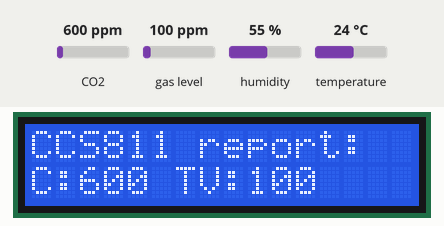
This sketch was run on a simulated ESP32. Shown: 16×2 character LCD. The inputs (shaded band) are chosen by the test bench; at power-on: CO2 600 ppm, humidity 55 %, gas level 100 ppm, temperature 24 °C. WiFi joins after 1.5 s; servers stay silent unless stated; not simulated (calls return 0 or success): credentials.h; what the sketch prints to the serial monitor is not drawn.

Above: at 6.8 s.
6.9 s: CO2 set to 452 ppm
At 11.7 s:
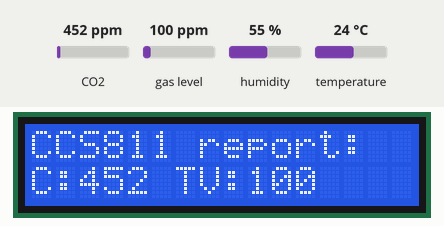
17.7 s: humidity set to 22 %
At 24.1 s:
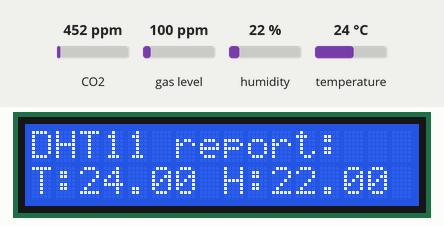
27.1 s: gas level set to 20 ppm
At 31.9 s:
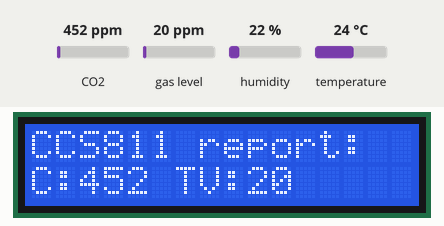
34.2 s: temperature set to 12 °C
At 38.0 s:
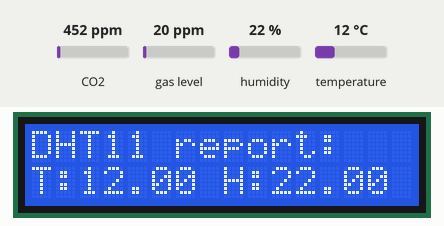
42.1 s: CO2 set to 1050 ppm
At 47.0 s:
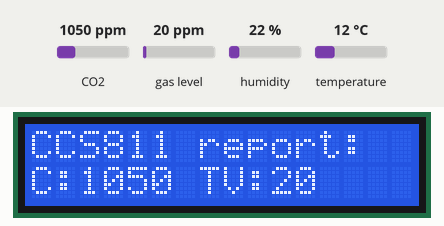
49.2 s: humidity set to 40 %
At 53.1 s:
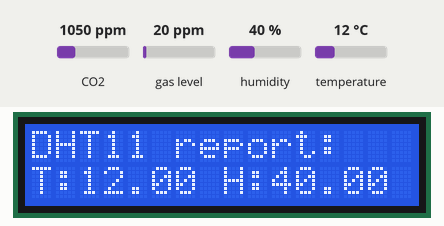
Timing chart, 0 to 54.6 s (numbered marks = the images above; inputs shaded):
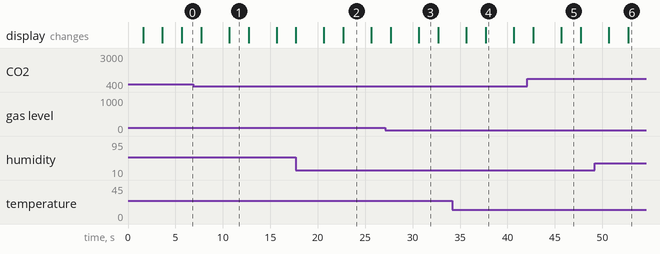

Measured:
- after the input at 17.7 s, the display: first differs from a run without the input after 5.0 s (image 2)
- after the input at 27.1 s, the display: first differs from a run without the input after 3.6 s (image 3)
- after the input at 34.2 s, the display: first differs from a run without the input after 3.5 s (image 4)
- after the input at 42.1 s, the display: first differs from a run without the input after 3.6 s (image 5)
- after the input at 49.2 s, the display: first differs from a run without the input after 3.5 s (image 6)
- what the display in image 1 shows lasts 2.0 s, from 10.7 s to 12.7 s
- what the display in image 2 shows lasts 3.0 s, from 22.7 s to 25.7 s

The sketch:

SARASEn_to_firebase.ino
```cpp
#include <WiFi.h>
#include <Firebase_ESP_Client.h>
#include <LiquidCrystal_I2C.h>
#include <Wire.h>
#include <DHT.h>

#include "addons/TokenHelper.h"
#include "addons/RTDBHelper.h"
#include "Adafruit_CCS811.h"
#include "credentials.h"


#define LEDPIN_1 12
#define LEDPIN_2 14
#define LDRPIN 35

FirebaseData fbdo;
FirebaseAuth auth;
FirebaseConfig config;

unsigned long sendDataPrevMillis = 0;
bool signupOK = false;
int this_thing = 0;
float voltage = 0.0;


// set the LCD number of columns and rows
int lcdColumns = 16;
int lcdRows = 2;


//CCS811 global variables
uint16_t co2 = 0;
uint16_t tvoc = 0;

float temp = 0.0;
float humidity = 0.0;

// set LCD address, number of columns and rows
// if you don't know your display address, run an I2C scanner sketch
LiquidCrystal_I2C lcd(0x27, lcdColumns, lcdRows);


Adafruit_CCS811 ccs;

DHT dht(26, DHT11);


void setup() {
  Serial.begin(9600);

  //-------------------Setting up WIFI and accessing firebase-----------------------
  WiFi.begin(SSID,PASS);
  Serial.print("Connecting to wifi");
  while(WiFi.status() != WL_CONNECTED){
    Serial.print("."); delay(300);
  }
  Serial.println();
  Serial.print("Connected with IP: ");
  Serial.println(WiFi.localIP());
  Serial.println();

  config.api_key = API_KEY;
  config.database_url = URL;
  if(Firebase.signUp(&config, &auth, "", "")){
    Serial.println("signup OK");
    signupOK = true;
  }else{
    Serial.printf("%s\n", config.signer.signupError.message.c_str());
  }

  config.token_status_callback = tokenStatusCallback;
  Firebase.begin(&config, &auth);


  //-----------------Setting up SARACEn devices--------------------------------

  //CCS811 SETUP
  Serial.println("CCS811 test");
  if(!Wire.begin()){
    Serial.println("Failed to establish I2C connection.");
    while(1);
  }
  if(!ccs.begin()){
    Serial.println("Failed to start CCS811! Please check your wiring.");
    while(1);
  }
  while(!ccs.available());


  //DHT SETUP
  dht.begin();

  //LCD SETUP
  lcd.init();
  lcd.backlight();

  lcd.clear();
  lcd.setCursor(0, 0);
  lcd.print("SARACEn by");
  lcd.setCursor(0,1);
  lcd.print("HACKERSCHOOL");
  delay(2000);

  lcd.clear();
  lcd.setCursor(0, 0);
  lcd.print("Special thanks");
  lcd.setCursor(0,1);
  lcd.print("to OPENLAB crew");
  delay(2000);

}

void loop() {
  if(Firebase.ready() && signupOK && (millis() - sendDataPrevMillis > 5000 || sendDataPrevMillis == 0)){
    sendDataPrevMillis = millis();
    //-------------------------- SARASEn measure gathering and emission to LCD's ------------------------------

    if(ccs.available()){
      if(!ccs.readData()){
        Serial.print("CO2: ");
        Serial.print(co2 = ccs.geteCO2());
        Serial.print("ppm, TVOC: ");
        Serial.println(tvoc = ccs.getTVOC());
      }
      else{
        Serial.println("ERROR!");
        while(1);
      }
    }

    lcd.clear();
    lcd.setCursor(0, 0);
    lcd.print("CCS811 report:");
    lcd.setCursor(0,1);
    lcd.print("C:");
    // C stands for Carbon dioxide
    lcd.print(co2);
    lcd.print(" TV:");
    // TV stands for Total Volatile Organic Compounds
    lcd.print(tvoc);
    delay(2000);

    temp = dht.readTemperature();
    humidity = dht.readHumidity();
    Serial.print("Temp: ");
    Serial.print(temp);
    Serial.print(" C ");
    Serial.print("Humidity: ");
    Serial.print(humidity);
    Serial.println(" % ");

    lcd.clear();
    lcd.setCursor(0, 0);
    lcd.print("DHT11 report:");
    lcd.setCursor(0,1);
    lcd.print("T:");
    // T stands for temperature
    lcd.print(temp);
    lcd.print(" H:");
    // H stands for humidity
    lcd.print(humidity);
    delay(2000);

    //---------------- End of measure gathering and emmission to LCD's------------------


    //---------------- Send data to real time database ----------------------

    if(Firebase.RTDB.setInt(&fbdo,"Sensor/CO2_(ppm)", co2)){
      Serial.println(); Serial.print(temp);
      Serial.print(" - successfully saved to: " + fbdo.dataPath());
      Serial.println(" (" + fbdo.dataType() + ")");
    }else{
      Serial.println("FAILED: " + fbdo.errorReason());
    }
        if(Firebase.RTDB.setFloat(&fbdo,"Sensor/TVOC_levels_(ppb)", tvoc)){
      Serial.println(); Serial.print(humidity);
      Serial.print(" - successfully saved to: " + fbdo.dataPath());
      Serial.println(" (" + fbdo.dataType() + ")");
    }else{
      Serial.println("FAILED: " + fbdo.errorReason());
    }
    if(Firebase.RTDB.setInt(&fbdo,"Sensor/Temperature_(Celcius)", temp)){
      Serial.println(); Serial.print(temp);
      Serial.print(" - successfully saved to: " + fbdo.dataPath());
      Serial.println(" (" + fbdo.dataType() + ")");
    }else{
      Serial.println("FAILED: " + fbdo.errorReason());
    }
        if(Firebase.RTDB.setFloat(&fbdo,"Sensor/Humidity_(percentage)", humidity)){
      Serial.println(); Serial.print(humidity);
      Serial.print(" - successfully saved to: " + fbdo.dataPath());
      Serial.println(" (" + fbdo.dataType() + ")");

    }else{
      Serial.println("FAILED: " + fbdo.errorReason());
    }
  }
}
```
